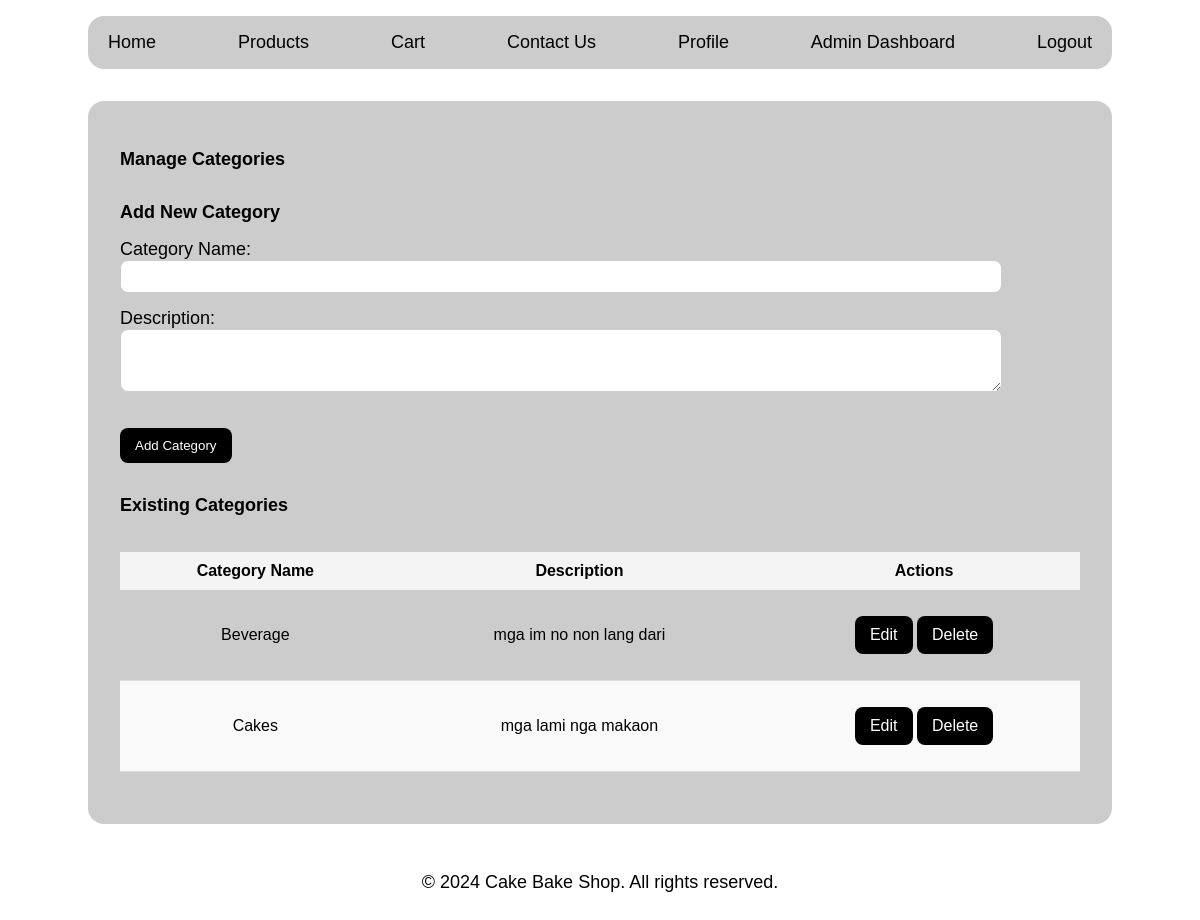
Screenshot of /manage_categories.php (signed in) with the database file from the repository.
### tables this page shows
CREATE TABLE IF NOT EXISTS `categories` (
  `id` int NOT NULL AUTO_INCREMENT,
  `name` varchar(100) NOT NULL,
  `description` text,
  PRIMARY KEY (`id`)
);

### app/classes/Category.php (called while the page is built, shortened)
<?php
require_once 'Database.php';
class Category {
    private $conn;
    private $table = 'categories';
    public function __construct() {
        $database = new Database();
        $this->conn = $database->getConnection();
    }
    public function getAll() {
        $query = "SELECT * FROM " . $this->table;
        $stmt = $this->conn->prepare($query);
        $stmt->execute();
        return $stmt->fetchAll(PDO::FETCH_ASSOC);
    }
}
?>

### app/classes/Database.php (called while the page is built, shortened)
<?php
class Database {
    private $host = 'localhost';
    private $db_name = 'inventory_management_system';
    private $username = 'root';
    private $password = '';
    public function getConnection() {
        $this->conn = null;
        try {
            $this->conn = new PDO("mysql:host={$this->host};dbname={$this->db_name}", $this->username, $this->password);
            $this->conn->setAttribute(PDO::ATTR_ERRMODE, PDO::ERRMODE_EXCEPTION);
        } catch (PDOException $exception) {
            echo "Connection error: " . $exception->getMessage();
        }
        return $this->conn;
    }
}
?>

### public/manage_categories.php (the view, shortened to what this page needs)
<?php include '../templates/header.php'; ?>
<?php include '../templates/navbar.php'; ?>
<div class="container">
    <h2>Manage Categories</h2>
    <form id="addCategoryForm" action="process_add_category.php" method="POST">
        <h3>Add New Category</h3>
        <div class="form-group">
            <label for="category_name">Category Name:</label>
            <input type="text" id="category_name" name="category_name" required>
        </div>
        <div class="form-group">
            <label for="description">Description:</label>
            <textarea id="description" name="description" rows="3" required></textarea>
        </div>
        <button type="submit" class="btn-primary">Add Category</button>
    </form>
    <h3>Existing Categories</h3>
    <table>
        <thead>
            <tr>
                <th>Category Name</th>
                <th>Description</th>
                <th>Actions</th>
            </tr>
        </thead>
        <tbody>
            <?php
            require_once '../app/classes/Category.php';
            $category = new Category();
            $categories = $category->getAll();
            foreach ($categories as $cat) {
                echo "<tr>
                        <td>" . htmlspecialchars($cat['name']) . "</td>
                        <td>" . htmlspecialchars($cat['description']) . "</td>
                        <td>
                            <a href='edit_category.php?id=" . $cat['id'] . "' class='btn-secondary'>Edit</a>
                            <a href='delete_category.php?id=" . $cat['id'] . "' class='btn-secondary' onclick='return confirm(\"Are you sure you want to delete this category?\");'>Delete</a>
                        </td>
                    </tr>";
            }
            ?>
        </tbody>
    </table>
</div>
<?php include '../templates/footer.php'; ?>

### public/css/styles.css (style rules this page uses)
body, h1, h2, h3, p { margin: 0; padding: 0; padding-top: 1rem; padding-bottom: 1rem; font-family: Arial, sans-serif; font-size: large; }
body { background-color: #fff; color: #000; display: flex; margin: 0; justify-content: space-between; align-items: center; min-height: 100vh; flex-direction: column; }
body { background-image: url('https://images.unsplash.com/photo-1707134657472-51902d2854a4?q=80&w=1970&auto=format&fit=crop&ixlib=rb-4.0.3&ixid=M3wxMjA3fDB8MHxwaG90by1wYWdlfHx8fGVufDB8fHx8fA%3D%3D'); background-size: cover; background-position: center; background-repeat: no-repeat; }
table { width: 100%; border-collapse: collapse; margin: 20px 0; font-size: 16px; text-align: center; }
table thead th { background-color: #f4f4f4; padding: 10px; }
table tbody tr:nth-child(even) { background-color: #f9f9f9; }
table tbody td { padding: 10px; border-bottom: 1px solid #ddd; }
.container { max-width: 60rem; width: 90%; margin: 2rem auto; padding: 2rem; background-color: rgba(0, 0, 0, 0.2); border-radius: 1rem; }
.form-group { margin-bottom: 15px; }
.form-group label { display: block; }
.form-group input, .form-group textarea, .form-group select { width: 90%; padding: 8px; border: 1px solid #ccc; border-radius: 8px; }
.btn-primary, .btn-secondary { display: inline-block; background-color: #000; color: #fff; padding: 10px 15px; margin-top: 1rem; margin-bottom: 1rem; border: none; cursor: pointer; text-decoration: none; border-radius: 8px; }

### rows the page displays
categories: name "Beverage", description "mga im no non lang dari"
categories: name "Cakes", description "mga lami nga makaon"
